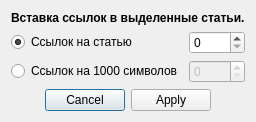
<?xml version="1.0" encoding="UTF-8"?>
<ui version="4.0">
 <class>Dialog</class>
 <widget class="QDialog" name="Dialog">
  <property name="geometry">
   <rect>
    <x>0</x>
    <y>0</y>
    <width>249</width>
    <height>118</height>
   </rect>
  </property>
  <property name="windowTitle">
   <string>Вставка ссылок</string>
  </property>
  <property name="sizeGripEnabled">
   <bool>false</bool>
  </property>
  <property name="modal">
   <bool>true</bool>
  </property>
  <layout class="QGridLayout" name="gridLayout">
   <item row="1" column="0">
    <widget class="QRadioButton" name="perarticle_rb">
     <property name="text">
      <string>Ссылок на статью</string>
     </property>
     <property name="checked">
      <bool>true</bool>
     </property>
    </widget>
   </item>
   <item row="2" column="0">
    <widget class="QRadioButton" name="perchars_rb">
     <property name="text">
      <string>Ссылок на 1000 символов</string>
     </property>
    </widget>
   </item>
   <item row="1" column="1">
    <widget class="QSpinBox" name="perarticle_sb"/>
   </item>
   <item row="2" column="1">
    <widget class="QSpinBox" name="perchars_sb">
     <property name="enabled">
      <bool>false</bool>
     </property>
    </widget>
   </item>
   <item row="3" column="0" colspan="2">
    <widget class="QDialogButtonBox" name="buttonBox">
     <property name="orientation">
      <enum>Qt::Horizontal</enum>
     </property>
     <property name="standardButtons">
      <set>QDialogButtonBox::Apply|QDialogButtonBox::Cancel</set>
     </property>
     <property name="centerButtons">
      <bool>true</bool>
     </property>
    </widget>
   </item>
   <item row="0" column="0" colspan="2">
    <widget class="QLabel" name="label">
     <property name="text">
      <string>&lt;html&gt;&lt;head/&gt;&lt;body&gt;&lt;p&gt;&lt;span style=&quot; font-weight:600;&quot;&gt;Вставка ссылок в выделенные статьи.&lt;/span&gt;&lt;/p&gt;&lt;/body&gt;&lt;/html&gt;</string>
     </property>
    </widget>
   </item>
  </layout>
 </widget>
 <resources/>
 <connections>
  <connection>
   <sender>buttonBox</sender>
   <signal>accepted()</signal>
   <receiver>Dialog</receiver>
   <slot>accept()</slot>
   <hints>
    <hint type="sourcelabel">
     <x>247</x>
     <y>100</y>
    </hint>
    <hint type="destinationlabel">
     <x>157</x>
     <y>145</y>
    </hint>
   </hints>
  </connection>
  <connection>
   <sender>buttonBox</sender>
   <signal>rejected()</signal>
   <receiver>Dialog</receiver>
   <slot>reject()</slot>
   <hints>
    <hint type="sourcelabel">
     <x>249</x>
     <y>100</y>
    </hint>
    <hint type="destinationlabel">
     <x>258</x>
     <y>145</y>
    </hint>
   </hints>
  </connection>
  <connection>
   <sender>perarticle_rb</sender>
   <signal>clicked(bool)</signal>
   <receiver>perarticle_sb</receiver>
   <slot>setEnabled(bool)</slot>
   <hints>
    <hint type="sourcelabel">
     <x>38</x>
     <y>29</y>
    </hint>
    <hint type="destinationlabel">
     <x>202</x>
     <y>30</y>
    </hint>
   </hints>
  </connection>
  <connection>
   <sender>perarticle_rb</sender>
   <signal>clicked(bool)</signal>
   <receiver>perchars_sb</receiver>
   <slot>setDisabled(bool)</slot>
   <hints>
    <hint type="sourcelabel">
     <x>77</x>
     <y>26</y>
    </hint>
    <hint type="destinationlabel">
     <x>176</x>
     <y>72</y>
    </hint>
   </hints>
  </connection>
  <connection>
   <sender>perchars_rb</sender>
   <signal>clicked(bool)</signal>
   <receiver>perchars_sb</receiver>
   <slot>setEnabled(bool)</slot>
   <hints>
    <hint type="sourcelabel">
     <x>36</x>
     <y>67</y>
    </hint>
    <hint type="destinationlabel">
     <x>188</x>
     <y>69</y>
    </hint>
   </hints>
  </connection>
  <connection>
   <sender>perchars_rb</sender>
   <signal>clicked(bool)</signal>
   <receiver>perarticle_sb</receiver>
   <slot>setDisabled(bool)</slot>
   <hints>
    <hint type="sourcelabel">
     <x>31</x>
     <y>68</y>
    </hint>
    <hint type="destinationlabel">
     <x>183</x>
     <y>29</y>
    </hint>
   </hints>
  </connection>
 </connections>
</ui>
